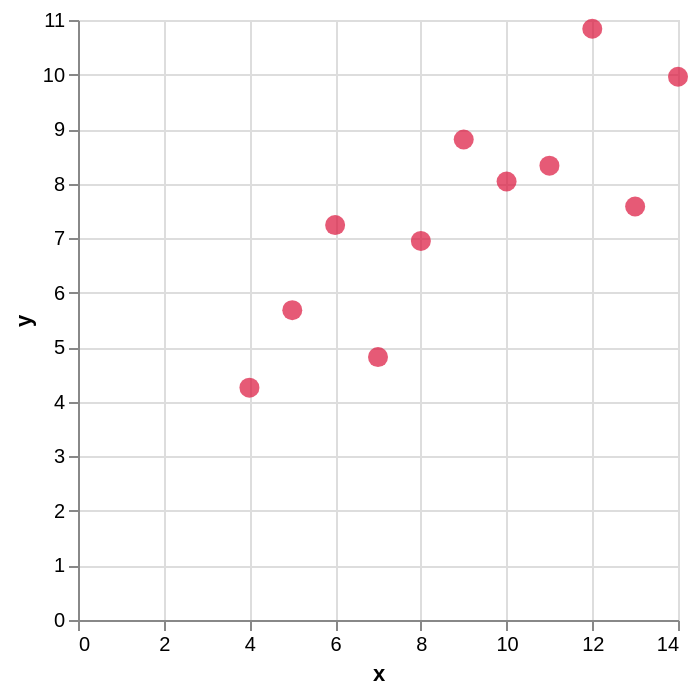

The notebook cell this image was saved under:
### Code cell
alt.Chart(df_temp).mark_circle(size=100, color="crimson").encode(
    x="x",
    y="y"
)

### Figure 1 — Vega-Lite specification as saved in the notebook (floating-point values rounded to 4 significant figures)
{"config": {"view": {"continuousWidth": 300, "continuousHeight": 300}}, "data": {"name": "data-7374a1aa31ab4555d2e5cf960820b4d9"}, "mark": {"type": "circle", "color": "crimson", "size": 100}, "encoding": {"x": {"field": "x", "type": "quantitative"}, "y": {"field": "y", "type": "quantitative"}}, "$schema": "https://vega.github.io/schema/vega-lite/v6.4.1.json", "datasets": {"data-7374a1aa31ab4555d2e5cf960820b4d9": [{"dataset": "I", "x": 10.0, "y": 8.04}, {"dataset": "I", "x": 8.0, "y": 6.95}, {"dataset": "I", "x": 13.0, "y": 7.58}, {"dataset": "I", "x": 9.0, "y": 8.81}, {"dataset": "I", "x": 11.0, "y": 8.33}, {"dataset": "I", "x": 14.0, "y": 9.96}, {"dataset": "I", "x": 6.0, "y": 7.24}, {"dataset": "I", "x": 4.0, "y": 4.26}, {"dataset": "I", "x": 12.0, "y": 10.84}, {"dataset": "I", "x": 7.0, "y": 4.82}, {"dataset": "I", "x": 5.0, "y": 5.68}]}}
